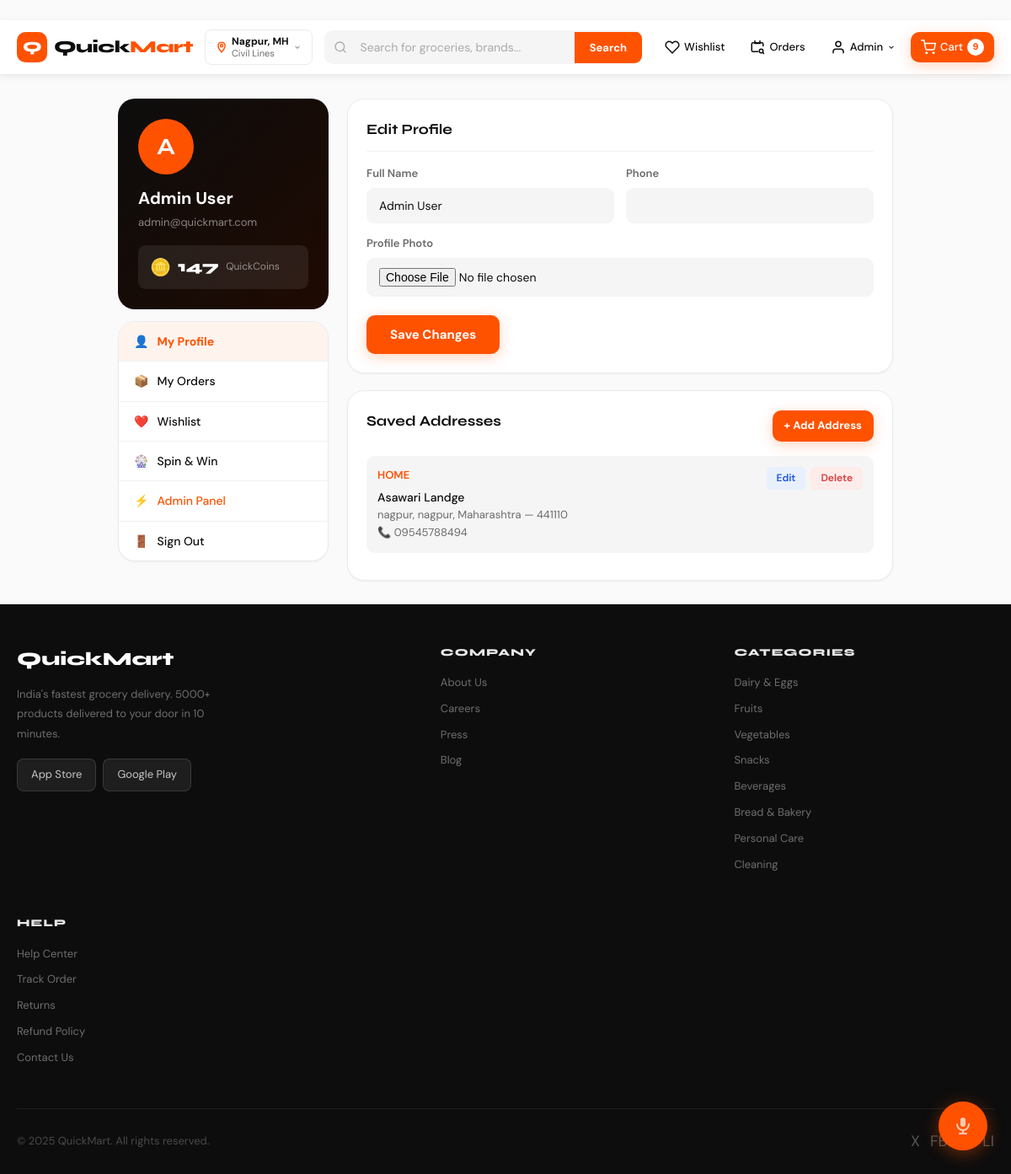
The page /users/profile/ (signed in) on the database its author committed.
### users/models.py (models this page shows, shortened)
class User(AbstractBaseUser, PermissionsMixin):
    id = models.UUIDField(primary_key=True, default=uuid.uuid4, editable=False)
    email = models.EmailField(unique=True)
    phone = models.CharField(max_length=15, blank=True)
    full_name = models.CharField(max_length=255)
    profile_image = models.ImageField(upload_to='profiles/', null=True, blank=True)
    is_active = models.BooleanField(default=True)
    is_staff = models.BooleanField(default=False)
    is_admin = models.BooleanField(default=False)
    reward_coins = models.IntegerField(default=100)
    referral_code = models.CharField(max_length=10, unique=True, blank=True)
    date_joined = models.DateTimeField(auto_now_add=True)
    updated_at = models.DateTimeField(auto_now=True)
    objects = UserManager()
    USERNAME_FIELD = 'email'
    REQUIRED_FIELDS = ['full_name']
    @property
    def first_name(self): return self.full_name.split()[0] if self.full_name else ''

class Address(models.Model):
    LABEL_CHOICES = [('home','Home'),('work','Work'),('other','Other')]
    user = models.ForeignKey(User, on_delete=models.CASCADE, related_name='addresses')
    label = models.CharField(max_length=10, choices=LABEL_CHOICES, default='home')
    full_name = models.CharField(max_length=255)
    phone = models.CharField(max_length=15)
    address_line1 = models.TextField()
    address_line2 = models.TextField(blank=True)
    city = models.CharField(max_length=100)
    state = models.CharField(max_length=100)
    pincode = models.CharField(max_length=10)
    landmark = models.CharField(max_length=255, blank=True)
    is_default = models.BooleanField(default=False)
    created_at = models.DateTimeField(auto_now_add=True)
    class Meta:
        ordering = ['-is_default','-created_at']
        verbose_name_plural = 'Addresses'

### store/models.py (models this page shows, shortened)
class Category(models.Model):
    name = models.CharField(max_length=200)
    slug = models.SlugField(unique=True)
    image = models.ImageField(upload_to='categories/', null=True, blank=True)
    icon = models.CharField(max_length=10, default='🛒')
    description = models.TextField(blank=True)
    sort_order = models.IntegerField(default=0)
    is_active = models.BooleanField(default=True)
    parent = models.ForeignKey('self', null=True, blank=True, on_delete=models.SET_NULL, related_name='subcategories')
    created_at = models.DateTimeField(auto_now_add=True)
    class Meta: ordering = ['sort_order','name']; verbose_name_plural='Categories'

### users/views.py (the view)
# urls.py: path('profile/', views.profile_view, name='profile'),
@login_required
def profile_view(request):
    if request.method == 'POST':
        form = ProfileForm(request.POST, request.FILES, instance=request.user)
        if form.is_valid():
            form.save()
            messages.success(request, 'Profile updated!')
            return redirect('users:profile')
    else:
        form = ProfileForm(instance=request.user)
    addresses = request.user.addresses.all()
    return render(request, 'users/profile.html', {'form': form, 'addresses': addresses})

### users/forms.py
class ProfileForm(forms.ModelForm):
    class Meta:
        model = User
        fields = ['full_name','phone','profile_image']
        widgets = {
            'full_name': forms.TextInput(attrs={'class':'form-input'}),
            'phone': forms.TextInput(attrs={'class':'form-input'}),
        }

### cart/context_processors.py (called while the page is built)
def cart_context(request):
    try:
        cart = get_or_create_cart(request)
        return {'cart': cart, 'cart_count': cart.get_count()}
    except:
        return {'cart': None, 'cart_count': 0}

### cart/models.py (called while the page is built)
    def get_count(self):
        return sum(item.quantity for item in self.items.all())

### cart/views.py (called while the page is built, shortened)
def get_or_create_cart(request):
    if request.user.is_authenticated:
        cart, _ = Cart.objects.get_or_create(user=request.user)
        return cart

### store/context_processors.py (called while the page is built)
def store_context(request):
    return {
        'nav_categories': Category.objects.filter(is_active=True, parent=None).order_by('sort_order')[:8],
    }

### users/templates/users/profile.html (shortened to what this page needs)
{% extends 'base.html' %}
{% block content %}
<div class="account-wrap">
  <div class="account-grid">
    <div class="account-sidebar">
      <div class="user-card">
        <div class="user-avatar">
          {% if user.profile_image %}<img src="{{ user.profile_image.url }}" alt="">
          {% else %}{{ user.first_name|first|upper }}{% endif %}
        </div>
        <div class="user-name">{{ user.full_name }}</div>
        <div class="user-email">{{ user.email }}</div>
        <div class="coins-strip">
          <span style="font-size:20px;">🪙</span>
          <span class="coins-val">{{ user.reward_coins }}</span>
          <span class="coins-lbl">QuickCoins</span>
        </div>
      </div>
      <nav class="account-nav">
        <a href="{% url 'users:profile' %}" class="account-nav-item active"><span>👤</span> My Profile</a>
        <a href="{% url 'orders:list' %}" class="account-nav-item"><span>📦</span> My Orders</a>
        <a href="{% url 'users:wishlist' %}" class="account-nav-item"><span>❤️</span> Wishlist</a>
        <a href="{% url 'users:spin' %}" class="account-nav-item"><span>🎡</span> Spin & Win</a>
        {% if user.is_staff %}<a href="{% url 'admin_panel:dashboard' %}" class="account-nav-item" style="color:var(--brand);"><span>⚡</span> Admin Panel</a>{% endif %}
        <a href="{% url 'users:logout' %}" class="account-nav-item"><span>🚪</span> Sign Out</a>
      </nav>
    </div>
    <div>
      <div class="account-content" style="margin-bottom:20px;">
        <div class="section-label">Edit Profile</div>
        <form method="POST" enctype="multipart/form-data">
          <div style="display:grid;grid-template-columns:1fr 1fr;gap:14px;">
            <div class="form-group">
              <label class="form-label">Full Name</label>
              <input type="text" name="full_name" class="form-input" value="{{ user.full_name }}">
            </div>
            <div class="form-group">
              <label class="form-label">Phone</label>
              <input type="tel" name="phone" class="form-input" value="{{ user.phone }}">
            </div>
          </div>
          <div class="form-group">
            <label class="form-label">Profile Photo</label>
            <input type="file" name="profile_image" class="form-input" accept="image/*">
          </div>
          <button type="submit" class="btn-primary" style="margin-top:8px;">Save Changes</button>
        </form>
      </div>
      <div class="account-content">
        <div style="display:flex;align-items:center;justify-content:space-between;margin-bottom:16px;">
          <div class="section-label" style="margin-bottom:0;border:none;">Saved Addresses</div>
          <a href="{% url 'users:add_address' %}" class="btn-primary" style="font-size:13px;padding:8px 14px;">+ Add Address</a>
        </div>
        {% for addr in addresses %}
        <div class="address-card">
          <div>
            <div style="display:flex;align-items:center;gap:8px;margin-bottom:4px;">
              <span style="font-size:13px;font-weight:600;color:var(--brand);text-transform:uppercase;">{{ addr.get_label_display }}</span>
            </div>
            <div style="font-weight:500;font-size:14px;">{{ addr.full_name }}</div>
            <div style="font-size:13px;color:var(--mid);">{{ addr.address_line1 }}, {{ addr.city }}, {{ addr.state }} — {{ addr.pincode }}</div>
            <div style="font-size:13px;color:var(--mid);">📞 {{ addr.phone }}</div>
          </div>
          <div class="address-card-actions">
            <a href="{% url 'users:edit_address' addr.id %}" class="action-btn btn-edit-sm">Edit</a>
            <a href="{% url 'users:delete_address' addr.id %}" class="action-btn btn-del-sm" data-confirm="Delete this address?">Delete</a>
          </div>
        </div>
        {% empty %}
        <p style="color:var(--mid);text-align:center;padding:24px;">No addresses saved. <a href="{% url 'users:add_address' %}" style="color:var(--brand);">Add one now</a></p>
        {% endfor %}
      </div>
    </div>
  </div>
</div>
{% endblock %}

### templates/base.html (shortened to what this page needs)
﻿{% load static %}
<!DOCTYPE html>
<html lang="en">
<head>
<link rel="stylesheet" href="{% static 'css/main.css' %}">
</head>
<body>
<nav class="navbar">
  <div class="nav-inner">
    <a href="{% url 'store:home' %}" class="nav-logo">
      <div class="logo-mark">Q</div>
      <span class="logo-text">Quick<span>Mart</span></span>
    </a>
    <div class="nav-location" id="locationBtn">
      <svg width="14" height="14" viewBox="0 0 24 24" fill="none" stroke="#ff5200" stroke-width="2.5" stroke-linecap="round"><path d="M12 2C8.13 2 5 5.13 5 9c0 5.25 7 13 7 13s7-7.75 7-13c0-3.87-3.13-7-7-7z"/><circle cx="12" cy="9" r="2.5"/></svg>
      <div class="loc-text">
        <strong>Nagpur, MH</strong>
        <span>Civil Lines</span>
      </div>
      <svg width="10" height="10" viewBox="0 0 24 24" fill="none" stroke="#888" stroke-width="2.5"><polyline points="6 9 12 15 18 9"/></svg>
    </div>
    <div class="nav-search-wrap">
      <form action="{% url 'store:search' %}" method="GET" class="nav-search-form">
        <svg width="16" height="16" viewBox="0 0 24 24" fill="none" stroke="#aaa" stroke-width="2" stroke-linecap="round" style="margin:0 10px;flex-shrink:0"><circle cx="11" cy="11" r="8"/><line x1="21" y1="21" x2="16.65" y2="16.65"/></svg>
        <input type="text" name="q" placeholder="Search for groceries, brands..." value="{{ request.GET.q }}" id="navSearchInput" autocomplete="off">
        <button type="submit" class="search-btn">Search</button>
      </form>
    </div>
    <div class="nav-actions">
      {% if user.is_authenticated %}
        <a href="{% url 'users:wishlist' %}" class="nav-btn icon-btn" title="Wishlist">
          <svg width="18" height="18" viewBox="0 0 24 24" fill="none" stroke="currentColor" stroke-width="2" stroke-linecap="round"><path d="M20.84 4.61a5.5 5.5 0 0 0-7.78 0L12 5.67l-1.06-1.06a5.5 5.5 0 0 0-7.78 7.78l1.06 1.06L12 21.23l7.78-7.78 1.06-1.06a5.5 5.5 0 0 0 0-7.78z"/></svg>
          <span class="btn-label">Wishlist</span>
        </a>
        <a href="{% url 'orders:list' %}" class="nav-btn icon-btn">
          <svg width="18" height="18" viewBox="0 0 24 24" fill="none" stroke="currentColor" stroke-width="2" stroke-linecap="round"><path d="M21 10V7a2 2 0 0 0-2-2H5a2 2 0 0 0-2 2v10a2 2 0 0 0 2 2h8"/><polyline points="16 2 16 6 8 6 8 2"/><circle cx="18" cy="18" r="3"/><path d="m22 22-1.5-1.5"/></svg>
          <span class="btn-label">Orders</span>
        </a>
        <div class="nav-dropdown-wrap">
          <button class="nav-btn icon-btn user-btn">
            <svg width="18" height="18" viewBox="0 0 24 24" fill="none" stroke="currentColor" stroke-width="2" stroke-linecap="round"><path d="M20 21v-2a4 4 0 0 0-4-4H8a4 4 0 0 0-4 4v2"/><circle cx="12" cy="7" r="4"/></svg>
            <span class="btn-label">{{ user.first_name }}</span>
            <svg width="10" height="10" viewBox="0 0 24 24" fill="none" stroke="currentColor" stroke-width="2.5"><polyline points="6 9 12 15 18 9"/></svg>
          </button>
        </div>
      {% endif %}
      <a href="{% url 'cart:detail' %}" class="nav-btn cart-btn">
        <svg width="18" height="18" viewBox="0 0 24 24" fill="none" stroke="currentColor" stroke-width="2" stroke-linecap="round"><circle cx="9" cy="21" r="1"/><circle cx="20" cy="21" r="1"/><path d="M1 1h4l2.68 13.39a2 2 0 0 0 2 1.61h9.72a2 2 0 0 0 2-1.61L23 6H6"/></svg>
        <span>Cart</span>
        <span class="cart-count" id="cartCountBadge">{{ cart_count }}</span>
      </a>
    </div>
  </div>
</nav>
<main>
{% block content %}{% endblock %}
</main>
{% block footer %}
<footer class="site-footer">
  <div class="footer-inner">
    <div class="footer-grid">
      <div class="footer-brand">
        <div class="footer-logo">QuickMart</div>
        <p>India's fastest grocery delivery. 5000+ products delivered to your door in 10 minutes.</p>
        <div class="app-btns">
          <div class="app-btn">App Store</div>
          <div class="app-btn">Google Play</div>
        </div>
      </div>
      <div>
        <div class="footer-heading">Company</div>
        <a href="#">About Us</a>
        <a href="#">Careers</a>
        <a href="#">Press</a>
        <a href="#">Blog</a>
      </div>
      <div>
        <div class="footer-heading">Categories</div>
        {% for cat in nav_categories %}
        <a href="{% url 'store:category' cat.slug %}">{{ cat.name }}</a>
        {% endfor %}
      </div>
      <div>
        <div class="footer-heading">Help</div>
        <a href="#">Help Center</a>
        <a href="{% url 'orders:list' %}">Track Order</a>
        <a href="#">Returns</a>
        <a href="#">Refund Policy</a>
        <a href="#">Contact Us</a>
      </div>
    </div>
    <div class="footer-bottom">
      <span>&copy; 2025 QuickMart. All rights reserved.</span>
      <div class="footer-social">
        <span>X</span>
        <span>FB</span>
        <span>IG</span>
        <span>LI</span>
      </div>
    </div>
  </div>
</footer>
{% endblock %}
</body>
</html>

### rows shown on the page
User: first_name "Admin", first_name|first "A", full_name "Admin User", email "admin@quickmart.com", reward_coins "147"
Address: label "HOME", full_name "Asawari Landge", address_line1 "nagpur", city "nagpur", state "Maharashtra", pincode "441110", phone "09545788494"
Category: name "Dairy & Eggs"
Category: name "Fruits"
Category: name "Vegetables"
Category: name "Snacks"
Category: name "Beverages"
Category: name "Bread & Bakery"
Category: name "Personal Care"
Category: name "Cleaning"

### other values the page prints
{{ cart_count }} "9"
